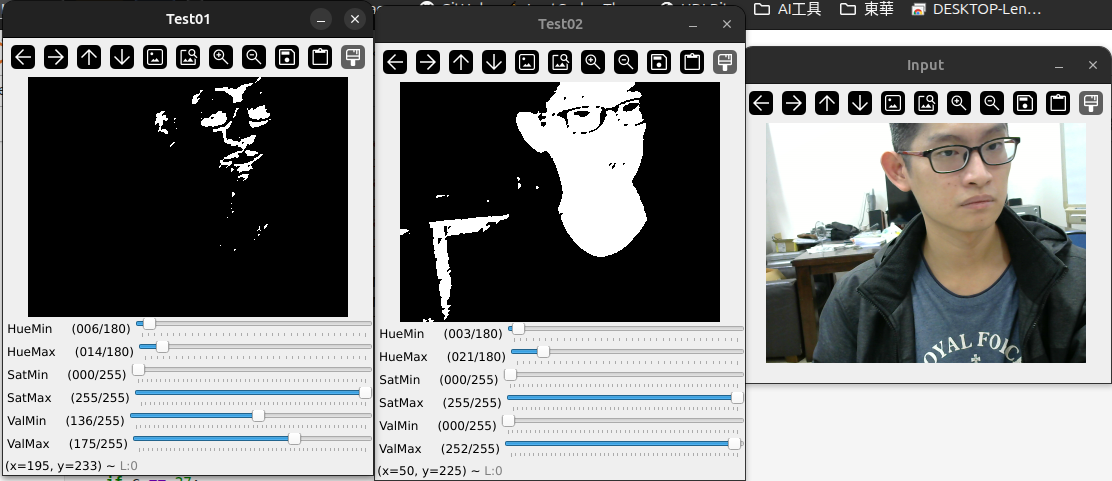
#> input picture Midterm/Part1.png, 1112 x 481 px, given in place of WiiPlay.mp4, which was not available
$ jupyter execute midterm_611421201.ipynb   (text cells are left out)
#> lines starting #> are read from the running program, lines starting #| are printed output that depends on the picture; after the words box and inside, x2 and y2 are one past the last pixel; in counts of white or black regions, pixels touching at a corner belong together; pictures that were not available may be replaced by others from this repository, and a replacement may not be noted
[cell 1]
#double threshold for color range detection

import cv2
import numpy as np

def hMaxCallback(pos):
    pass
def hMinCallback(pos):
    pass

cv2.namedWindow('Test')
cv2.createTrackbar('BlueMin', 'Test',   0, 255, hMinCallback)
cv2.createTrackbar('BlueMax', 'Test',  20, 255, hMaxCallback)

out_size = (480, 270)
cap = cv2.VideoCapture('WiiPlay.mp4')
# Check if the video file is opened correctly
if not cap.isOpened():
    raise IOError("Cannot open the video file")

while True:
    ret, frame = cap.read()
#> frame is the input picture: shape (481, 1112, 3); mean B, G, R 131.5, 131.7, 130.7
    if ret == False:
        break
    cur_frame = cv2.resize(frame, out_size, 0, 0, interpolation=cv2.INTER_AREA)
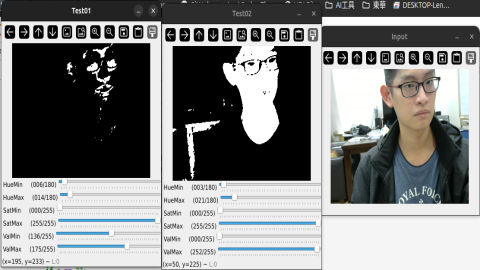
#> cur_frame: shape (270, 480, 3); mean B, G, R 131.5, 131.7, 130.7
    hMax = cv2.getTrackbarPos('BlueMax','Test')
    hMin = cv2.getTrackbarPos('BlueMin','Test')
    cv2.imshow('Input', cur_frame)

    lower_color = np.array([hMin, 0, 0])
    upper_color = np.array([hMax, 255, 255])
    mask = cv2.inRange(cur_frame, lower_color, upper_color)
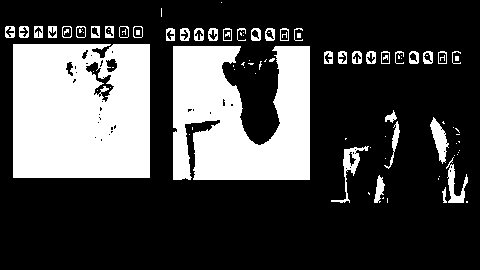
#> mask: shape (270, 480); 27.5% white; 100 white regions (58 under 20 px), largest, box (x1, y1, x2, y2) and area: (13, 44, 150, 178) 17684, (173, 46, 310, 180) 14034, (331, 146, 369, 203) 422
    cv2.imshow('Test', mask)

    c = cv2.waitKey(1)
#> (key Esc is pressed here)
    if c == 32:
        cv2.waitKey()
    if c == 27:
        break
cap.release()
cv2.destroyAllWindows()

[cell 2]
#1008 pratice simple

import cv2
cap = cv2.VideoCapture(0)
# Check if the webcam is opened correctly
if not cap.isOpened():
    raise IOError("Cannot open webcam")
cur_frame, prev_frame = None, None
ret, frame = cap.read()
zero_frame = cv2.resize(frame, None, fx=0.5, fy=0.5, interpolation=cv2.INTER_AREA)
while True:
    ret, frame = cap.read()
    prev_frame = cur_frame
    cur_frame = cv2.resize(frame, None, fx=0.5, fy=0.5, interpolation=cv2.INTER_AREA)
    if prev_frame is not None:
        sub_frame = cv2.absdiff(cur_frame , prev_frame)
        cv2.imshow('temporal subtraction', sub_frame)
    if cur_frame is not None:
        back_frame = cv2.absdiff(cur_frame, zero_frame)
#> back_frame: shape (240, 556, 3); every value is 0
        cv2.imshow('background subtraction', back_frame)
    c = cv2.waitKey(1)
#> (key Esc is pressed here)
    if c == 27:
        break
cap.release()
cv2.destroyAllWindows()

[cell 3]
# Part 1

import cv2
import numpy as np

# deal with the trackbar call back
def Callback(pos):
    pass
# for lip
cv2.namedWindow('Test01')
cv2.createTrackbar('HueMin', 'Test01',   1, 180, Callback)
cv2.createTrackbar('HueMax', 'Test01',   9, 180, Callback)

cv2.createTrackbar('SatMin', 'Test01',   0, 255, Callback)
cv2.createTrackbar('SatMax', 'Test01',   255, 255, Callback)

cv2.createTrackbar('ValMin', 'Test01',   72, 255, Callback)
cv2.createTrackbar('ValMax', 'Test01',   120, 255, Callback)
# for skin
cv2.namedWindow('Test02')
cv2.createTrackbar('HueMin', 'Test02',   3, 180, Callback)
cv2.createTrackbar('HueMax', 'Test02',   21, 180, Callback)

cv2.createTrackbar('SatMin', 'Test02',   0, 255, Callback)
cv2.createTrackbar('SatMax', 'Test02',   255, 255, Callback)

cv2.createTrackbar('ValMin', 'Test02',   0, 255, Callback)
cv2.createTrackbar('ValMax', 'Test02',   164, 255, Callback)

cap = cv2.VideoCapture(0)
if not cap.isOpened():
    raise IOError("Cannot open webcam")

while True:
    ret, frame = cap.read()
    frame = cv2.resize(frame, None, fx=0.5, fy=0.5, interpolation=cv2.INTER_AREA)
    hsv_frame = cv2.cvtColor(frame, cv2.COLOR_BGR2HSV)
#> hsv_frame: shape (240, 556, 3); mean H, S, V 9.8, 9.4, 133.3
    cv2.imshow('Input', frame)

    # mask for lip
    hMax = cv2.getTrackbarPos('HueMax','Test01')
    hMin = cv2.getTrackbarPos('HueMin','Test01')
    SMax = cv2.getTrackbarPos('SatMax','Test01')
    SMin = cv2.getTrackbarPos('HueMin','Test01')
    VMax = cv2.getTrackbarPos('ValMax','Test01')
    VMin = cv2.getTrackbarPos('ValMin','Test01')

    lower_color = np.array([hMin, SMin, VMin])
    upper_color = np.array([hMax, SMax, VMax])
    dst01 = cv2.inRange(hsv_frame, lower_color, upper_color)
#> dst01: shape (240, 556); 0.04% white in thin lines or dots, all inside (x1, y1, x2, y2) = (187, 3, 506, 148)
    kernel = cv2.getStructuringElement(cv2.MORPH_ELLIPSE, (2,2))
    dst01 = cv2.morphologyEx(dst01, cv2.MORPH_OPEN, kernel)
#> dst01: shape (240, 556); 0.01% white in thin lines or dots, all inside (x1, y1, x2, y2) = (479, 65, 499, 71)
    dst01 = cv2.morphologyEx(dst01, cv2.MORPH_CLOSE, kernel)
#> dst01: shape (240, 556); 0% white in thin lines or dots, all inside (x1, y1, x2, y2) = (480, 66, 499, 71)
    cv2.imshow('Test01', dst01)

    # mask for skin
    hMax = cv2.getTrackbarPos('HueMax','Test02')
    hMin = cv2.getTrackbarPos('HueMin','Test02')
    SMax = cv2.getTrackbarPos('SatMax','Test02')
    SMin = cv2.getTrackbarPos('HueMin','Test02')
    VMax = cv2.getTrackbarPos('ValMax','Test02')
    VMin = cv2.getTrackbarPos('ValMin','Test02')

    lower_color = np.array([hMin, SMin, VMin])
    upper_color = np.array([hMax, SMax, VMax])
    dst02 = cv2.inRange(hsv_frame, lower_color, upper_color)
#> dst02: shape (240, 556); 1.7% white; 110 white regions (102 under 20 px), largest, box (x1, y1, x2, y2) and area: (460, 98, 506, 144) 971, (464, 62, 503, 87) 511, (397, 127, 437, 178) 440
    dst02 = cv2.morphologyEx(dst02, cv2.MORPH_OPEN, kernel)
#> dst02: shape (240, 556); 1.5% white; 14 white regions (6 under 20 px), largest, box (x1, y1, x2, y2) and area: (462, 103, 506, 140) 874, (465, 63, 504, 88) 492, (398, 128, 437, 178) 431
    dst02 = cv2.morphologyEx(dst02, cv2.MORPH_CLOSE, kernel)
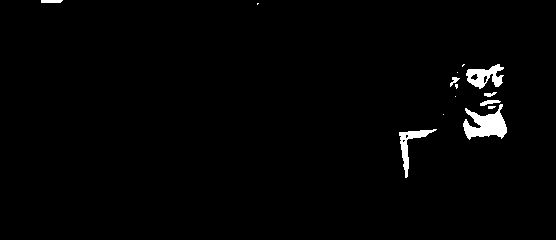
#> dst02: shape (240, 556); 1.6% white; 14 white regions (6 under 20 px), largest, box (x1, y1, x2, y2) and area: (463, 104, 507, 140) 873, (466, 64, 504, 89) 507, (399, 129, 437, 178) 430
    cv2.imshow('Test02', dst02)


    c = cv2.waitKey(1)
#> (key Esc is pressed here)
    if c == 27:
        break
cap.release()
cv2.destroyAllWindows()

[cell 4]
# Part 2

import cv2
import numpy as np

img1 = cv2.imread('pier_1.JPG')
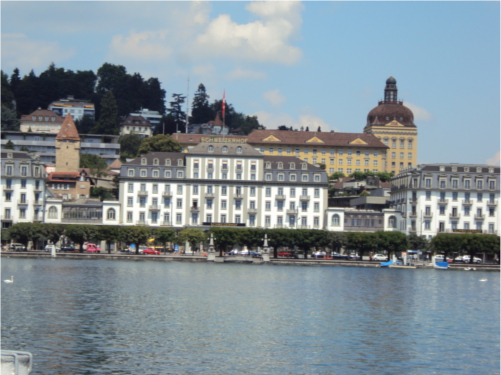
#> input picture Midterm/pier_1.JPG, 501 x 375 px
#> img1 is the input picture: shape (375, 501, 3); mean B, G, R 149.6, 143, 130.7
img2 = cv2.imread('pier_2.JPG')
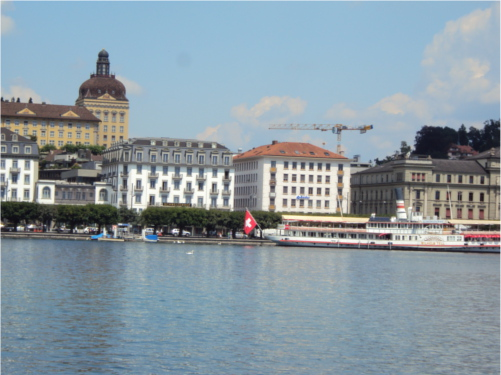
#> input picture Midterm/pier_2.JPG, 501 x 375 px
#> img2 is the input picture: shape (375, 501, 3); mean B, G, R 162.2, 152.9, 137.6
img3 = cv2.imread('pier_3.JPG')
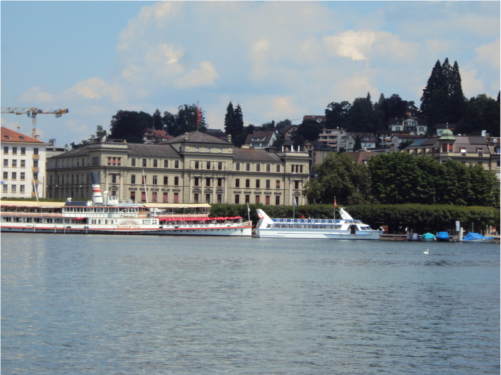
#> input picture Midterm/pier_3.JPG, 501 x 375 px
#> img3 is the input picture: shape (375, 501, 3); mean B, G, R 146.2, 139.8, 129.1

rows1, cols1 = img1.shape[:2]
#> rows1 = 375; cols1 = 501
rows2, cols2 = img2.shape[:2]
#> rows2 = 375; cols2 = 501
rows3, cols3 = img3.shape[:2]
#> rows3 = 375; cols3 = 501

'''
print('1: ', rows1, cols1)
print('2: ', rows2, cols2)
print('3: ', rows3, cols3)
'''

# combine img1 and img2
img1_p = np.float32([[438, 176], [487, 177], [440, 223], [488, 222]])
img2_p = np.float32([[149, 150], [197, 152], [150, 196], [197, 196]])

matrix12, mask = cv2.findHomography(img2_p, img1_p, 0)
p_img2 = cv2.warpPerspective(img2, matrix12, (1150, 500))

img_output = cv2.cvtColor(img1, cv2.COLOR_BGR2GRAY)
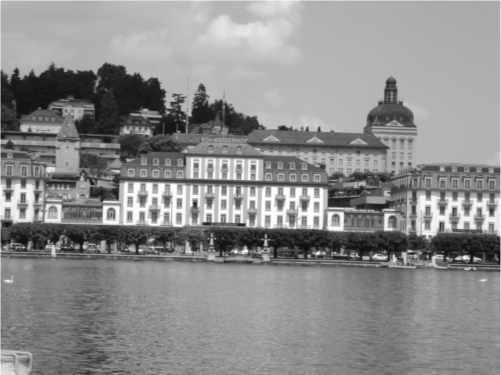
#> img_output: shape (375, 501); min 14, max 255, mean 140.1
ret,mask = cv2.threshold(img_output,1,255,cv2.THRESH_BINARY)
#> mask: shape (375, 501); every value is 255
mask01 = mask[0:374, 0:500]
#> mask01: shape (374, 500); every value is 255

#print(mask.shape)
# ver1.0
#p_img2[0:375, 0:500, :] = img1[0:375, 0:500, :]

# ver2.0
white = cv2.findNonZero(mask01)
#> white = contour of 187000 points, box (x1, y1, x2, y2) (0, 0, 500, 374), area 0
if white is not None:
    pts = white.reshape(-1, 2)
#> pts = 187000 pairs, first value 0 to 499, second value 0 to 373
    p_img2[pts[:,1], pts[:,0]] = img1[pts[:,1], pts[:,0]]
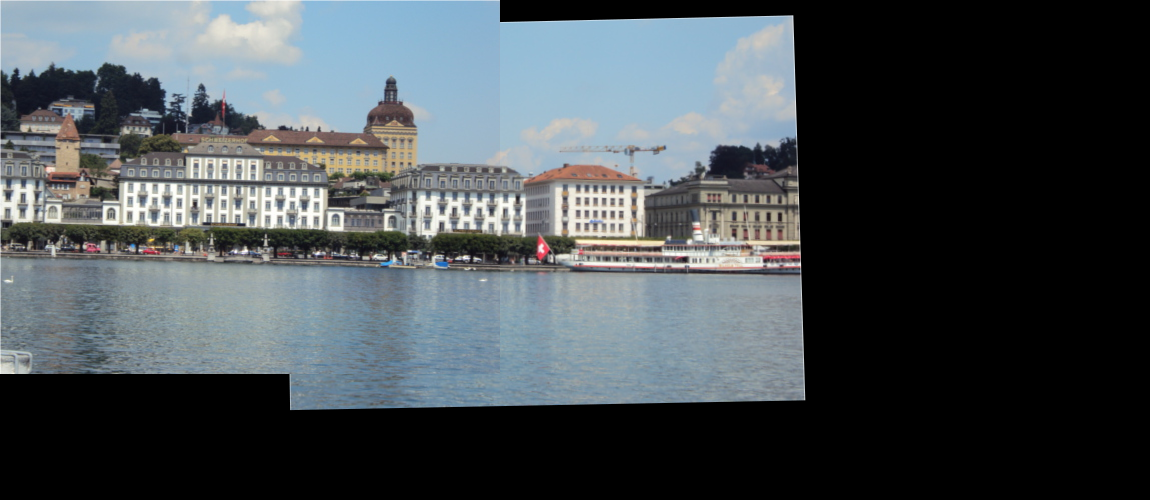
#> p_img2: shape (500, 1150, 3); mean B, G, R 83.9, 79.8, 72.8

#cv2.imshow('12',p_img2)

# combine img_12 and img3
img12_p = np.float32([[649,181], [644,236], [787,177], [787,240]])
img3_p = np.float32([[50,142], [44,196], [183,141], [182,201]])
matrix123, mask2 = cv2.findHomography(img3_p, img12_p, 0)
img3_02 = img3[1:374, 1:499]
p_img3 = cv2.warpPerspective(img3_02, matrix123, (1150, 700))
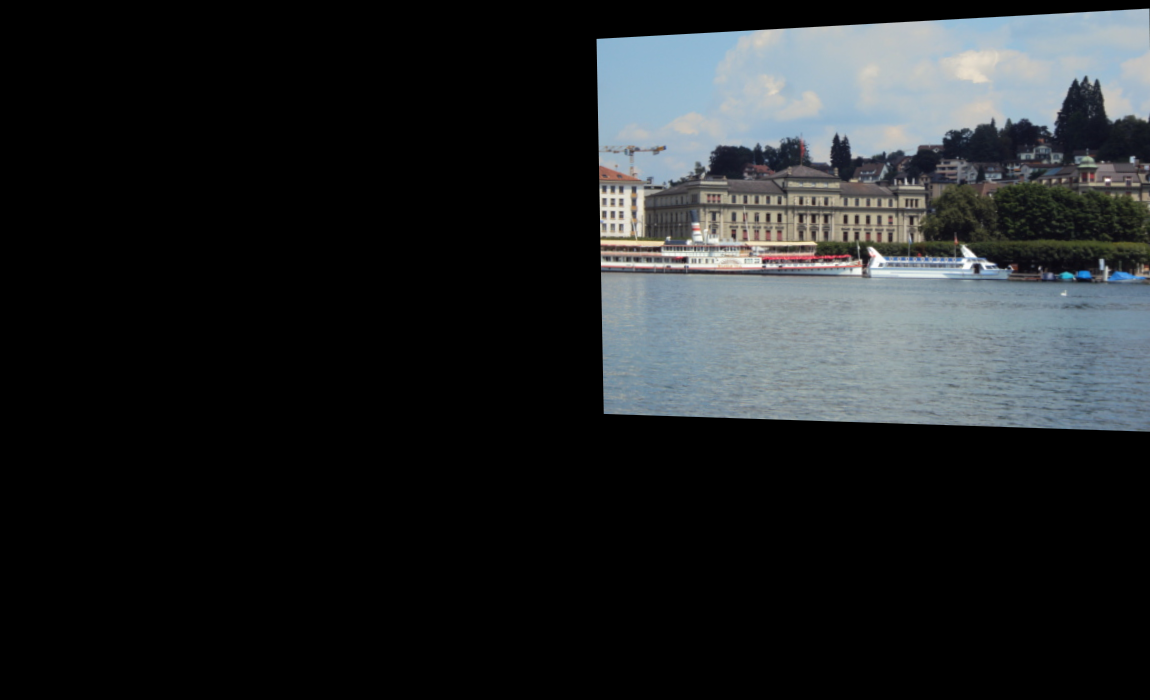
#> p_img3: shape (700, 1150, 3); mean B, G, R 39.3, 37.6, 34.7


# ver1.0
#p_img2[0:450, 644:1150, :] = p_img3[0:450, 644:1150, :]
# ver2.0
white_img = np.ones((375, 500), dtype=np.uint8) * 255
white_mask = cv2.warpPerspective(white_img, matrix123, (1150, 700))
#cv2.imshow('mask', white_mask)
ret,mask = cv2.threshold(white_mask,254,255,cv2.THRESH_BINARY)

white = cv2.findNonZero(mask)
if white is not None:
    pts = white.reshape(-1, 2)
    p_img2[pts[:,1], pts[:,0]] = p_img3[pts[:,1], pts[:,0]]
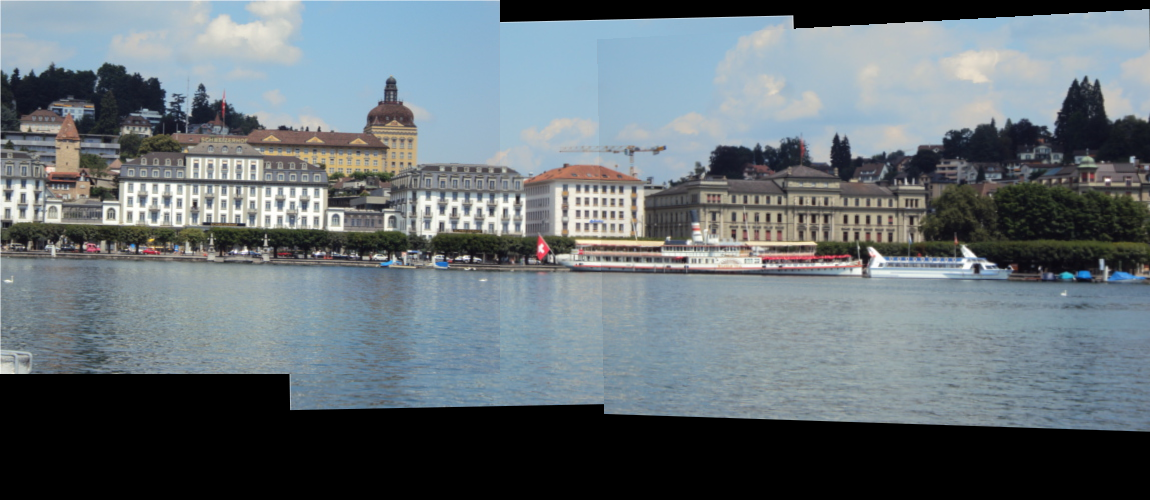
#> p_img2: shape (500, 1150, 3); mean B, G, R 118.2, 112.6, 103

#cv2.imshow('mask', mask12);
#cv2.imshow('1', img1);
cv2.imshow('123', p_img2);
#cv2.imwrite('pier_12.JPG', p_img2)
#cv2.imshow('3', img3)
cv2.waitKey()
cv2.destroyAllWindows()
